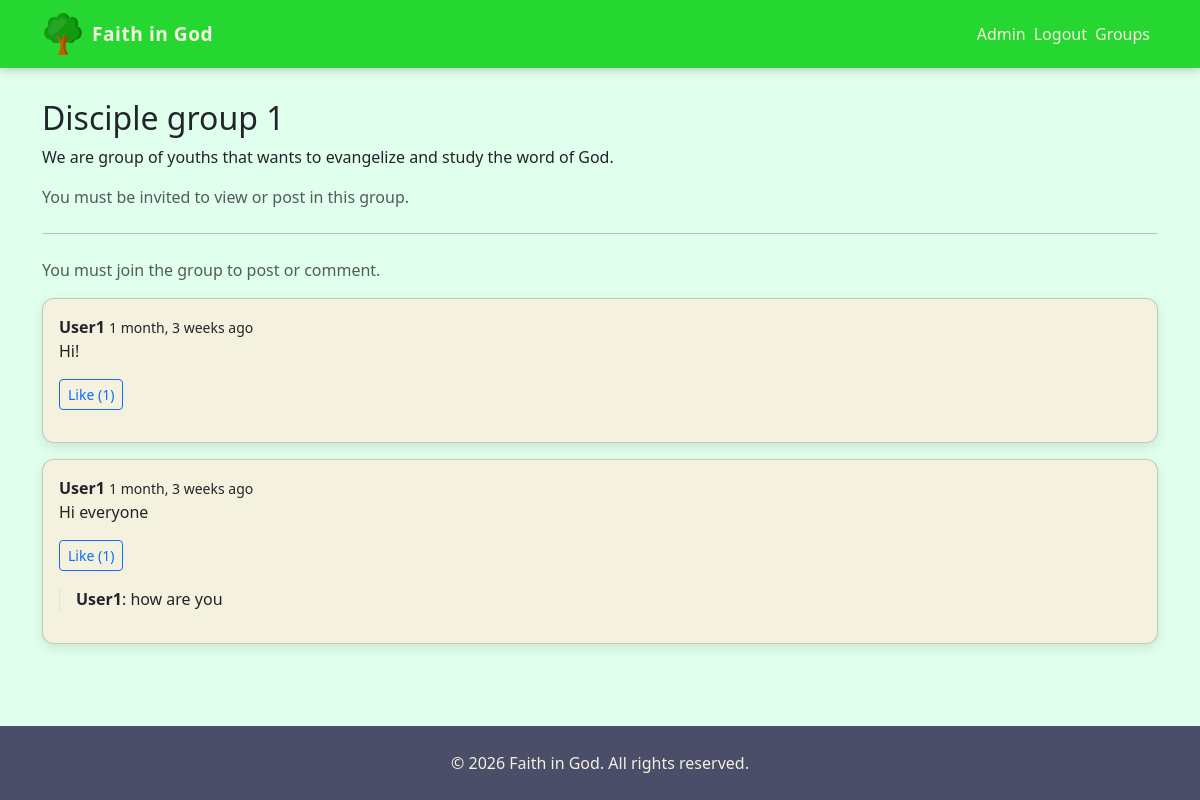
The app's page /groups/1/ (signed in) with its own data.
### engagement/models.py (models this page shows, shortened)
class Group(models.Model):
    GROUP_TYPES = [
        ("small", "Small Group"),
        ("ministrial", "Ministrial Group"),
    ]
    name = models.CharField(max_length=200)
    description = models.TextField(blank=True)
    leader = models.ForeignKey(
        User, on_delete=models.SET_NULL, null=True, related_name="led_groups"
    )
    group_type = models.CharField(
        max_length=20, choices=GROUP_TYPES, default="small"
    )
    created_at = models.DateTimeField(auto_now_add=True)
    is_active = models.BooleanField(default=True)
    image = models.ImageField(
        upload_to="groups/",
        blank=True,
        null=True,
        validators=[validate_file_size]
    )
    def next_meeting(self):
        return self.meetings.filter(
            start_time__gte=timezone.now()
        ).order_by('start_time').first()
    class Meta:
        verbose_name = "Church Group"
        verbose_name_plural = "Church Groups"

class GroupPost(models.Model):
    group = models.ForeignKey(Group, on_delete=models.CASCADE, related_name='posts')
    author = models.ForeignKey(User, on_delete=models.CASCADE, related_name='group_posts')
    content = models.TextField()
    created_at = models.DateTimeField(auto_now_add=True)
    class Meta:
        ordering = ['-created_at']

class PostReply(models.Model):
    post = models.ForeignKey(GroupPost, on_delete=models.CASCADE, related_name='replies')
    author = models.ForeignKey(User, on_delete=models.CASCADE)
    content = models.TextField()
    created_at = models.DateTimeField(auto_now_add=True)

### accounts/models.py (models this page shows, shortened)
class User(AbstractUser):
    phone = models.CharField(max_length=20, blank=True)
    ROLE_CHOICES = (
        ("member", "Member"),
        ("leader", "Leader"),
        ("pastor", "Pastor"),
        ("admin", "Admin"),
    )
    role = models.CharField(max_length=10, choices=ROLE_CHOICES, default="member")

### engagement/views.py (the view, shortened to what this page needs)
# urls.py: path("<int:group_id>/", views.group_detail, name="group_detail"),
@login_required
def group_detail(request, group_id):
    group = get_object_or_404(Group, id=group_id)
    is_member = GroupMember.objects.filter(user=request.user, group=group).exists()
    posts = GroupPost.objects.filter(group=group).prefetch_related('replies', 'likes', 'author')
    context = {
        'group': group,
        'is_member': is_member,
        'posts': posts,
    }
    return render(request, 'engagement/group_detail.html', context)

### content/context_processors.py (called while the page is built)
def global_updates(request):
    updates = Update.objects.filter(is_published=True).order_by("-created_at")
    return {"global_updates": updates}

### engagement/context_processors.py (called while the page is built)
def next_meeting(request):
    if not request.user.is_authenticated:
        return {}
    meeting = Meeting.objects.filter(
        group__members__user=request.user,
        group__members__is_active=True,
        start_time__gte=timezone.now()
    ).order_by("start_time").first()
    return {
        "next_group_meeting": meeting
    }

def user_groups(request):
    if request.user.is_authenticated:
        groups = GroupMember.objects.filter(
            user=request.user,
            is_active=True
        ).select_related("group")
        return {"user_groups": [gm.group for gm in groups]}
    return {}

def pending_invitations(request):
    if request.user.is_authenticated:
        invites = GroupInvitation.objects.filter(
            invited_user=request.user,
            accepted=False
        ).select_related("group")
        return {
            "pending_invites": invites,
            "pending_invites_count": invites.count()
        }
    return {}

### engagement/templates/engagement/group_detail.html (shortened to what this page needs)
{% extends "base.html" %}
{% load static humanize %}
{% block content %}
<h2>{{ group.name }}</h2>
<p>{{ group.description }}</p>
{% if is_member %}
{% else %}
    <p class="text-muted">You must be invited to view or post in this group.</p>
{% endif %}
<hr class="my-4">
{% if is_member %}
<h3>Group Feed</h3>
<form method="post" class="mb-4">
    {% csrf_token %}
    <textarea name="post_content" class="form-control mb-2" placeholder="Write something..." rows="2"></textarea>
    <button type="submit" class="btn btn-primary">Post</button>
</form>
{% else %}
<p class="text-muted">You must join the group to post or comment.</p>
{% endif %}
{% for post in posts %}
<div class="card mb-3">
    <div class="card-body">
        <strong>{{ post.author.username }}</strong>
        <small>{{ post.created_at|naturaltime }}</small>
        <p>{{ post.content }}</p>
        <form method="post" action="{% url 'engagement:toggle_like' post.id %}" class="d-inline">
            <button type="submit" class="btn btn-sm btn-outline-primary">
                Like ({{ post.likes.count }})
            </button>
        </form>
        <div class="mt-3 ps-3 border-start">
            {% for reply in post.replies.all %}
                <p>
                    <strong>{{ reply.author.username }}</strong>: {{ reply.content }}
                </p>
            {% endfor %}
        </div>
    </div>
</div>
{% empty %}
<p>No posts yet.</p>
{% endfor %}
{% endblock %}

### templates/base.html (style rules this page uses)
html, body { height: 100%; }
body { padding-top: 75px; background-color: #e1ffed; font-family: 'Segoe UI', sans-serif; display: flex; flex-direction: column; min-height: 100vh; }
.card { background-color: #F4F1DE; border-radius: 12px; box-shadow: 0 4px 12px rgba(0,0,0,0.1); transition: transform 0.2s ease, box-shadow 0.2s ease; }

### records on screen
Group: name "Disciple group 1", description "We are group of youths that wants to evangelize and study the word of God."
GroupPost: author.username "User1", created_at "1 month, 3 weeks ago", content "Hi!", likes.count "1"
GroupPost: author.username "User1", created_at "1 month, 3 weeks ago", content "Hi everyone", likes.count "1"
PostReply: author.username "User1", content "how are you"
